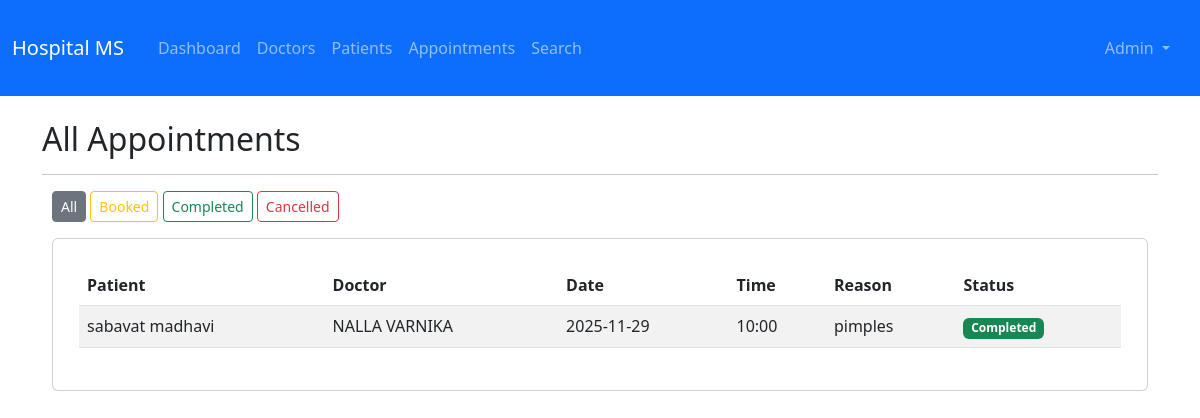
/admin/appointments (signed in), run on the app's committed database.
### backend/app.py (models this page shows, shortened)
class User(UserMixin, db.Model):
    id = db.Column(db.Integer, primary_key=True)
    username = db.Column(db.String(180), unique=True, nullable=False)
    email = db.Column(db.String(100), unique=True, nullable=False)
    password_hash = db.Column(db.String(100), nullable=False)
    role = db.Column(db.String(50), nullable=False)
    full_name = db.Column(db.String(80), nullable=False)
    phone = db.Column(db.String(10))
    is_active = db.Column(db.Boolean, default=True)
    created_at = db.Column(db.DateTime, default=datetime.utcnow)

class Appointment(db.Model):
    id = db.Column(db.Integer, primary_key=True)
    patient_id = db.Column(db.Integer, db.ForeignKey('patient.id'), nullable=False)
    doctor_id = db.Column(db.Integer, db.ForeignKey('doctor.id'), nullable=False)
    appointment_date = db.Column(db.Date, nullable=False)
    appointment_time = db.Column(db.Time, nullable=False)
    status = db.Column(db.String(50), default='Booked')
    reason = db.Column(db.Text)
    created_at = db.Column(db.DateTime, default=datetime.utcnow)
    treatment = db.relationship('Treatment', backref='appointment', uselist=False, cascade='all, delete-orphan')

### backend/app.py (the view)
@app.route('/admin/appointments')
@login_required
@role_required('admin')
def admin_appointments():
    status = request.args.get('status', 'all')
    query = Appointment.query if status == 'all' else Appointment.query.filter_by(status=status)
    return render_template('admin/appointments.html',
        appointments=query.order_by(Appointment.appointment_date.desc()).all(), status_filter=status)

### backend/app.py (called while the page is built)
@login_manager.user_loader
def load_user(user_id): return User.query.get(int(user_id))

def role_required(role):
    def decorator(f):
        @wraps(f)
        def decorated_function(*args, **kwargs):
            if not current_user.is_authenticated or current_user.role != role:
                flash('Access denied', 'danger')
                return redirect(url_for('index'))
            return f(*args, **kwargs)
        return decorated_function
    return decorator

### frontend/templates/admin/appointments.html
{% extends "base.html" %}
{% block content %}
<h2>All Appointments</h2>
<hr>
<div class="mb-3">
    <a href="{{ url_for('admin_appointments', status='all') }}" class="btn btn-sm btn-outline-secondary {% if status_filter == 'all' %}active{% endif %}">All</a>
    <a href="{{ url_for('admin_appointments', status='Booked') }}" class="btn btn-sm btn-outline-warning {% if status_filter == 'Booked' %}active{% endif %}">Booked</a>
    <a href="{{ url_for('admin_appointments', status='Completed') }}" class="btn btn-sm btn-outline-success {% if status_filter == 'Completed' %}active{% endif %}">Completed</a>
    <a href="{{ url_for('admin_appointments', status='Cancelled') }}" class="btn btn-sm btn-outline-danger {% if status_filter == 'Cancelled' %}active{% endif %}">Cancelled</a>
</div>
<div class="card">
    <div class="card-body">
        <table class="table table-striped">
            <thead>
                <tr><th>Patient</th><th>Doctor</th><th>Date</th><th>Time</th><th>Reason</th><th>Status</th></tr>
            </thead>
            <tbody>
                {% for a in appointments %}
                <tr>
                    <td>{{ a.patient.user.full_name }}</td>
                    <td>{{ a.doctor.user.full_name }}</td>
                    <td>{{ a.appointment_date }}</td>
                    <td>{{ a.appointment_time.strftime('%H:%M') }}</td>
                    <td>{{ a.reason if a.reason else '-' }}</td>
                    <td><span class="badge bg-{{ 'success' if a.status == 'Completed' else 'warning' if a.status == 'Booked' else 'danger' }}">{{ a.status }}</span></td>
                </tr>
                {% endfor %}
            </tbody>
        </table>
    </div>
</div>
{% endblock %}

### frontend/templates/base.html (shortened to what this page needs)
<!DOCTYPE html>
<html lang="en">
<head>
    <link href="https://cdn.jsdelivr.net/npm/bootstrap@5.3.0/dist/css/bootstrap.min.css" rel="stylesheet">
    <link rel="stylesheet" href="https://cdn.jsdelivr.net/npm/bootstrap-icons@1.10.0/font/bootstrap-icons.css">
    <link rel="stylesheet" href="{{ url_for('static', filename='css/style.css') }}">
</head>
<body>
    <nav class="navbar navbar-expand-lg navbar-dark bg-primary">
        <div class="container-fluid">
            <a class="navbar-brand" href="{{ url_for('index') }}"> Hospital MS</a>
            <div class="collapse navbar-collapse" id="navbarNav">
                <ul class="navbar-nav me-auto">
                    {% if current_user.is_authenticated %}
                        {% if current_user.role == 'admin' %}
                            <li class="nav-item"><a class="nav-link" href="{{ url_for('admin_dashboard') }}"> Dashboard</a></li>
                            <li class="nav-item"><a class="nav-link" href="{{ url_for('admin_doctors') }}"> Doctors</a></li>
                            <li class="nav-item"><a class="nav-link" href="{{ url_for('admin_patients') }}"> Patients</a></li>
                            <li class="nav-item"><a class="nav-link" href="{{ url_for('admin_appointments') }}">Appointments</a></li>
                            <li class="nav-item"><a class="nav-link" href="{{ url_for('admin_search') }}"> Search</a></li>
                        {% endif %}
                    {% endif %}
                </ul>
                <ul class="navbar-nav">
                    {% if current_user.is_authenticated %}
                        <li class="nav-item dropdown">
                            <a class="nav-link dropdown-toggle" href="#" id="navbarDropdown" role="button" data-bs-toggle="dropdown">
                               {{ current_user.full_name }}
                            </a>
                        </li>
                    {% else %}
                        <li class="nav-item"><a class="nav-link" href="{{ url_for('login') }}"> Login</a></li>
                        <li class="nav-item"><a class="nav-link" href="{{ url_for('register') }}"> Register</a></li>
                    {% endif %}
                </ul>
            </div>
        </div>
    </nav>
    <main class="container my-4">
        {% block content %}{% endblock %}
    </main>
</body>
</html>

### frontend/static/css/style.css (style rules this page uses)
div { margin: 10px; }
a { text-decoration: none; }

### data on the page
User: full_name "Admin"
Appointment: patient.user.full_name "sabavat madhavi", doctor.user.full_name "NALLA VARNIKA", appointment_date "2025-11-29", appointment_time "10:00", reason "pimples", status "Completed"
